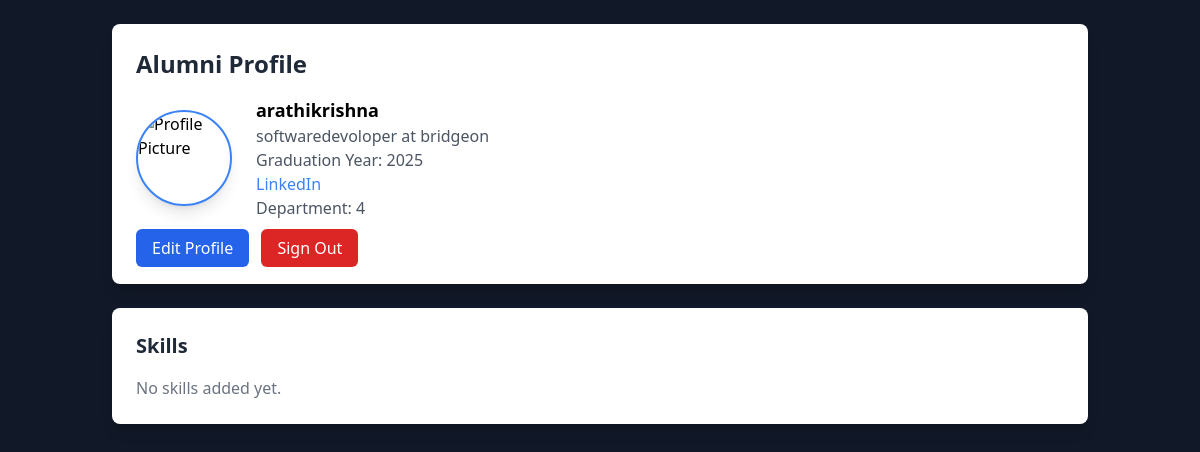
The page /profile/ (signed in) on the database as committed earlier.
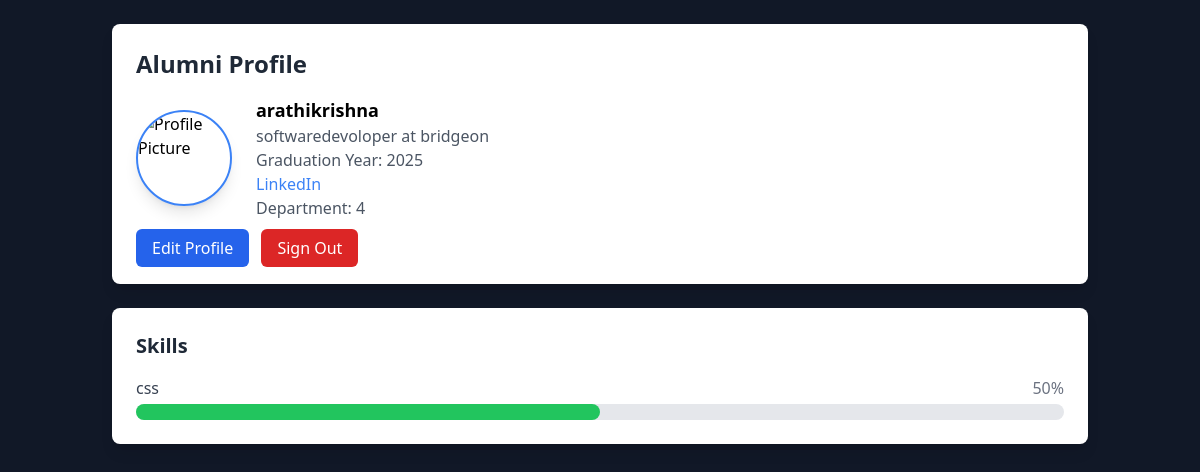
The same page on the database as committed later.
### myapp/models.py (models this page shows, shortened)
class AlumniProfile(models.Model):
    user = models.OneToOneField(User, on_delete=models.CASCADE, related_name='alumni_profile')
    company = models.CharField(max_length=255, blank=True, null=True)
    job_title = models.CharField(max_length=255, blank=True, null=True)
    graduation_year = models.PositiveIntegerField(default=2025)
    linkedin = models.URLField(blank=True, null=True)
    profile_picture = models.ImageField(upload_to='profile_pics/', blank=True, null=True)
    department = models.CharField(max_length=100)  # <- Make sure this exists
    passout_year = models.IntegerField(default=2025)           # <- And this too

class User(AbstractUser):
    is_alumni = models.BooleanField(default=False)
    is_student = models.BooleanField(default=False)
    groups = models.ManyToManyField(Group, related_name="custom_user_groups", blank=True)
    user_permissions = models.ManyToManyField(Permission, related_name="custom_user_permissions", blank=True)

class Skill(models.Model):
    alumni = models.ForeignKey(User, on_delete=models.CASCADE, related_name='skills')
    name = models.CharField(max_length=100)
    proficiency = models.PositiveIntegerField()  # Percentage 0–100

### myapp/views.py (the view)
# urls.py: path('profile/', profile_view, name='profile'),
@login_required
def profile_view(request):
    try:
        if hasattr(request.user, 'alumni_profile'):
            profile = request.user.alumni_profile
            template = "alumni_profile.html"  # Template for alumni profile
        elif hasattr(request.user, 'student_profile'):
            profile = request.user.student_profile
            template = "student_profile.html"  # Template for student profile
        else:
            return redirect("edit_profile")
        connection_notifications = Connection.objects.filter(to_user=request.user, is_accepted=False)
        connection_count = connection_notifications.count()
        return render(request, template, {
            "profile": profile,
            "connection_notifications": connection_notifications,
            "count": connection_count,
        })
    except Exception as e:
        print(f"Error loading profile: {e}")
        return redirect("edit_profile")

### templates/alumni_profile.html
{% extends "home.html" %}
{% block content %}
<div class="container mx-auto p-6">
    <div class="bg-white shadow-lg rounded-lg p-6">
        <h2 class="text-2xl font-bold text-gray-800 mb-4">Alumni Profile</h2>
        <div class="flex items-center space-x-6">
            <img class="w-24 h-24 rounded-full border-2 border-blue-500 shadow-lg"
                 src="{{ user.profile.image.url }}"
                 alt="Profile Picture">
            <div>
                <p class="text-lg font-semibold">{{ profile.user.username }}</p>
                <p class="text-gray-600">{{ profile.job_title }} at {{ profile.company }}</p>
                <p class="text-gray-600">Graduation Year: {{ profile.graduation_year }}</p>
                <p><a href="{{ profile.linkedin }}" class="text-blue-500">LinkedIn</a></p>
                <p class="text-gray-600">Department: {{ profile.department }}</p>
            </div>
        </div>
        <div class="mt-4 space-x-2">
            <a href="{% url 'edit_profile' %}" class="bg-blue-600 text-white px-4 py-2 rounded-md">Edit Profile</a>
            <a href="{% url 'signout' %}" class="bg-red-600 text-white px-4 py-2 rounded-md">Sign Out</a>
        </div>
    </div>
    <div class="bg-white shadow-lg rounded-lg p-6 mt-6">
        <h3 class="text-xl font-semibold text-gray-800 mb-4">Skills</h3>
        {% if profile.user.skills.all %}
            <div class="space-y-4">
                {% for skill in profile.user.skills.all %}
                    <div>
                        <div class="flex justify-between mb-1">
                            <span class="text-gray-700 font-medium">{{ skill.name }}</span>
                            <span class="text-gray-500">{{ skill.proficiency }}%</span>
                        </div>
                        <div class="w-full bg-gray-200 rounded-full h-4">
                            <div class="bg-green-500 h-4 rounded-full" style="width: {{ skill.proficiency }}%;"></div>
                        </div>
                    </div>
                {% endfor %}
            </div>
        {% else %}
            <p class="text-gray-500">No skills added yet.</p>
        {% endif %}
    </div>
</div>
{% endblock %}

### templates/home.html (shortened to what this page needs)
<!DOCTYPE html>
<html lang="en">
<head>
    <script src="https://cdn.tailwindcss.com"></script>
</head>
<body class="bg-gray-900">
    {% block content %}{% endblock content %}
</body>
</html>

Rows that differ between the two databases and show on the page:
added Skill: name "css", proficiency "50"
Other text that changed with them:
text no longer shown: "No skills added yet."
